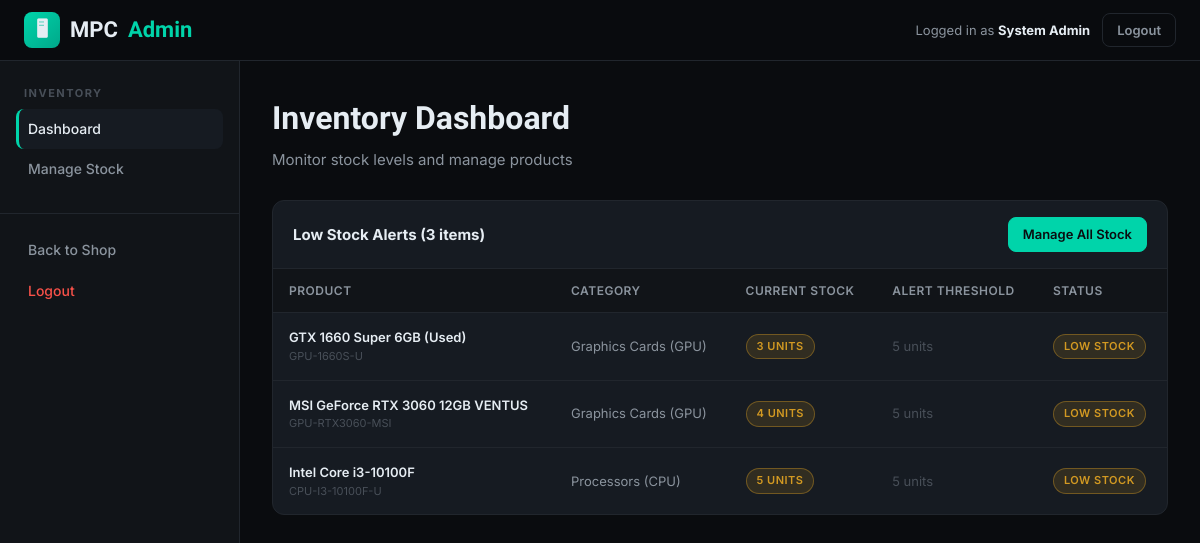
/inventory/dashboard (signed in), run on the app's committed database.
### tables this page shows
CREATE TABLE products (
    id INT AUTO_INCREMENT PRIMARY KEY,
    category_id INT NOT NULL,
    supplier_id INT,
    name VARCHAR(255) NOT NULL,
    slug VARCHAR(255) UNIQUE NOT NULL,
    sku VARCHAR(100) UNIQUE,
    description TEXT,
    specifications JSON,
    price DECIMAL(12,2) NOT NULL,
    sale_price DECIMAL(12,2) DEFAULT NULL,
    condition_type ENUM('brand_new','used','refurbished') DEFAULT 'brand_new',
    stock_quantity INT DEFAULT 0,
    min_stock_alert INT DEFAULT 5,
    image_main VARCHAR(255),
    images JSON,
    brand VARCHAR(100),
    model VARCHAR(100),
    socket_type VARCHAR(50),
    form_factor VARCHAR(50),
    tdp_watts INT,
    power_required INT,
    is_featured TINYINT(1) DEFAULT 0,
    is_active TINYINT(1) DEFAULT 1,
    views_count INT DEFAULT 0,
    created_at TIMESTAMP DEFAULT CURRENT_TIMESTAMP,
    updated_at TIMESTAMP DEFAULT CURRENT_TIMESTAMP ON UPDATE CURRENT_TIMESTAMP,
    FOREIGN KEY (category_id) REFERENCES categories(id) ON DELETE RESTRICT,
    FOREIGN KEY (supplier_id) REFERENCES suppliers(id) ON DELETE SET NULL
);

CREATE TABLE categories (
    id INT AUTO_INCREMENT PRIMARY KEY,
    name VARCHAR(100) NOT NULL,
    slug VARCHAR(100) UNIQUE NOT NULL,
    description TEXT,
    icon VARCHAR(50),
    component_type ENUM('cpu','motherboard','ram','gpu','storage','psu','case','cooling','monitor','keyboard','mouse','other') DEFAULT 'other',
    is_active TINYINT(1) DEFAULT 1,
    created_at TIMESTAMP DEFAULT CURRENT_TIMESTAMP
);

### controllers/AdminController.php (called while the page is built, shortened)
<?php
class InventoryController extends Controller {
    public function dashboard(): void {
        $productModel = new ProductModel();
        $this->view('inventory/dashboard', [
            'title'     => 'Inventory Dashboard',
            'lowStock'  => $productModel->getLowStock(),
            'flash'     => $this->getFlash(),
        ]);
    }
}

### index.php (called while the page is built, shortened)
<?php
require_once ROOT . '/config/database.php';
require_once ROOT . '/models/Model.php';
require_once ROOT . '/controllers/Controller.php';
require_once ROOT . '/controllers/AdminController.php';
$requestUri    = parse_url($_SERVER['REQUEST_URI'], PHP_URL_PATH);
$scriptName    = dirname($_SERVER['SCRIPT_NAME']);
$path          = '/' . ltrim(str_replace($scriptName, '', $requestUri), '/');
$path          = rtrim($path, '/') ?: '/';
$method        = $_SERVER['REQUEST_METHOD'];
$_currentMethod = $method;
$_currentPath   = $path;
function matchRoute(string $method, string $pattern, callable $handler): bool {
    global $_currentMethod, $_currentPath;
    if ($_currentMethod !== $method) return false;
    $patternParts = array_values(array_filter(explode('/', $pattern)));
    $pathParts    = array_values(array_filter(explode('/', $_currentPath)));
    if (count($patternParts) !== count($pathParts)) return false;
    $params = [];
    foreach ($patternParts as $i => $part) {
        if (str_starts_with($part, '{') && str_ends_with($part, '}')) {
            $params[] = $pathParts[$i];
        } elseif ($part !== $pathParts[$i]) {
            return false;
        }
    }
    $handler(...$params);
    return true;
}
if (matchRoute('GET',  '/inventory/dashboard',      fn() => (new InventoryController())->dashboard())) exit;

### config/database.php (called while the page is built, shortened)
<?php
class Database {
    private static ?Database $instance = null;
    private PDO $connection;
    private function __construct() {
        try {
            $dsn = "mysql:host=" . DB_HOST . ";dbname=" . DB_NAME . ";charset=" . DB_CHARSET;
            $options = [
                PDO::ATTR_ERRMODE            => PDO::ERRMODE_EXCEPTION,
                PDO::ATTR_DEFAULT_FETCH_MODE => PDO::FETCH_ASSOC,
                PDO::ATTR_EMULATE_PREPARES   => false,
            ];
            $this->connection = new PDO($dsn, DB_USER, DB_PASS, $options);
        } catch (PDOException $e) {
            die(json_encode(['error' => 'Database connection failed: ' . $e->getMessage()]));
        }
    }
    public static function getInstance(): Database {
        if (self::$instance === null) {
            self::$instance = new Database();
        }
        return self::$instance;
    }
    public function query(string $sql, array $params = []): PDOStatement {
        $stmt = $this->connection->prepare($sql);
        $stmt->execute($params);
        return $stmt;
    }
    public function fetchAll(string $sql, array $params = []): array {
        return $this->query($sql, $params)->fetchAll();
    }
}

### models/ProductModel.php (called while the page is built, shortened)
<?php
class ProductModel extends Model {
    public function getLowStock(int $threshold = 5): array {
        return $this->db->fetchAll(
            "SELECT p.*, c.name as category_name FROM products p
             JOIN categories c ON p.category_id = c.id
             WHERE p.stock_quantity <= p.min_stock_alert AND p.is_active = 1
             ORDER BY p.stock_quantity ASC"
        );
    }
}

### models/Model.php (called while the page is built, shortened)
<?php
abstract class Model {
    public function __construct() {
        $this->db = Database::getInstance();
    }
}

### views/inventory/dashboard.php (the view, shortened to what this page needs)
<div class="admin-layout">
<aside class="admin-sidebar">
    <div class="nav-section">
        <div class="nav-section-title">Inventory</div>
        <a href="<?=APP_URL?>/inventory/dashboard" class="admin-nav-link active">Dashboard</a>
        <a href="<?=APP_URL?>/inventory/products" class="admin-nav-link">Manage Stock</a>
    </div>
    <div class="nav-section" style="margin-top:24px;padding-top:16px;border-top:1px solid var(--border)">
        <a href="<?=APP_URL?>/" class="admin-nav-link">Back to Shop</a>
        <a href="<?=APP_URL?>/auth/logout" class="admin-nav-link" style="color:var(--red)">Logout</a>
    </div>
</aside>
<div class="admin-content">
    <h1 class="page-title">Inventory Dashboard</h1>
    <p class="page-subtitle">Monitor stock levels and manage products</p>
    <div class="card">
        <div class="card-header flex-between">
            <strong>Low Stock Alerts (<?=count($lowStock)?> items)</strong>
            <a href="<?=APP_URL?>/inventory/products" class="btn btn-primary btn-sm">Manage All Stock</a>
        </div>
        <div class="table-wrapper" style="border:none;border-radius:0">
            <table>
                <thead><tr><th>Product</th><th>Category</th><th>Current Stock</th><th>Alert Threshold</th><th>Status</th></tr></thead>
                <tbody>
                    <?php foreach($lowStock as $p): ?>
                    <tr>
                        <td><div style="font-weight:600;font-size:13px"><?=htmlspecialchars($p["name"])?></div><div style="font-size:11px;color:var(--text-muted)"><?=htmlspecialchars($p["sku"]??"")?></div></td>
                        <td style="font-size:13px;color:var(--text-secondary)"><?=htmlspecialchars($p["category_name"])?></td>
                        <td><span class="badge <?=$p["stock_quantity"]<=0?"badge-cancelled":"badge-pending"?>"><?=$p["stock_quantity"]?> units</span></td>
                        <td style="font-size:13px;color:var(--text-muted)"><?=$p["min_stock_alert"]?> units</td>
                        <td><span class="badge <?=$p["stock_quantity"]<=0?"badge-cancelled":"badge-pending"?>"><?=$p["stock_quantity"]<=0?"OUT OF STOCK":"LOW STOCK"?></span></td>
                    </tr>
                    <?php endforeach; ?>
                </tbody>
            </table>
        </div>
    </div>
</div>
</div>

### public/css/style.css (style rules this page uses)
:root { --bg-base: #0a0c0f; --bg-surface: #111418; --bg-card: #161b22; --bg-hover: #1c2333; --border: #21262d; --border-accent: #30363d; --accent: #00d4aa; --accent-glow: rgba(0, 212, 170, 0.15); --accent-dark: #009e7e; --red: #f85149; --yellow: #d29922; --blue: #388bfd; --purple: #bc8cff; --text-primary: #e6edf3; --text-secondary:#8b949e; --text-muted: #484f58; --font-display: 'Rajdhani', sans-serif; --font-body: 'Inter', sans-serif; --font-mono: 'JetBrains Mono', monospace; --radius: 8px; --radius-lg: 12px; --shadow: 0 4px 24px rgba(0,0,0,0.4); --shadow-accent: 0 0 20px rgba(0, 212, 170, 0.2); --transition: all 0.2s ease; }
*, *::before, *::after { box-sizing: border-box; margin: 0; padding: 0; }
html { scroll-behavior: smooth; }
body { font-family: var(--font-body); background: var(--bg-base); color: var(--text-primary); line-height: 1.6; min-height: 100vh; font-size: 15px; }
a { color: var(--accent); text-decoration: none; transition: var(--transition); }
.flex-between { display: flex; align-items: center; justify-content: space-between; }
.btn { display: inline-flex; align-items: center; gap: 8px; padding: 10px 20px; border-radius: var(--radius); font-size: 14px; font-weight: 600; cursor: pointer; transition: var(--transition); border: 1px solid transparent; text-decoration: none; }
.btn-primary { background: var(--accent); color: var(--bg-base); border-color: var(--accent); }
.btn-sm { padding: 6px 14px; font-size: 13px; }
.card { background: var(--bg-card); border: 1px solid var(--border); border-radius: var(--radius-lg); overflow: hidden; transition: var(--transition); }
.card-header { padding: 16px 20px; border-bottom: 1px solid var(--border); }
.table-wrapper { overflow-x: auto; border-radius: var(--radius-lg); border: 1px solid var(--border); }
table { width: 100%; border-collapse: collapse; }
thead { background: var(--bg-surface); }
th { padding: 12px 16px; text-align: left; font-size: 12px; font-weight: 600; color: var(--text-secondary); text-transform: uppercase; letter-spacing: 0.5px; border-bottom: 1px solid var(--border); white-space: nowrap; }
td { padding: 14px 16px; border-bottom: 1px solid var(--border); font-size: 14px; color: var(--text-primary); }
tr:last-child td { border-bottom: none; }
tbody tr { transition: var(--transition); }
.badge { display: inline-flex; align-items: center; padding: 3px 10px; border-radius: 99px; font-size: 11px; font-weight: 600; text-transform: uppercase; letter-spacing: 0.5px; }
.badge-pending { background: rgba(210,153,34,0.15); color: var(--yellow); border: 1px solid rgba(210,153,34,0.4); }
.admin-layout { display: flex; min-height: calc(100vh - 61px); }
.admin-sidebar { width: 240px; flex-shrink: 0; background: var(--bg-surface); border-right: 1px solid var(--border); padding: 24px 0; position: sticky; top: 61px; height: calc(100vh - 61px); overflow-y: auto; }
.admin-sidebar .nav-section { padding: 0 16px; margin-bottom: 8px; }
.admin-sidebar .nav-section-title { font-size: 11px; color: var(--text-muted); text-transform: uppercase; letter-spacing: 1.5px; font-weight: 700; margin-bottom: 6px; padding: 0 8px; }
.admin-nav-link { display: flex; align-items: center; gap: 10px; padding: 9px 12px; border-radius: var(--radius); color: var(--text-secondary); font-size: 14px; font-weight: 500; transition: var(--transition); }
.admin-nav-link:hover, .admin-nav-link.active { background: var(--bg-card); color: var(--text-primary); border-left: 3px solid var(--accent); padding-left: 9px; }
.admin-content { flex: 1; padding: 32px; overflow-x: hidden; }
.page-title { font-family: var(--font-display); font-size: 32px; font-weight: 700; margin-bottom: 4px; }
.page-subtitle { color: var(--text-secondary); font-size: 15px; margin-bottom: 28px; }

### data on the page
products: name "GTX 1660 Super 6GB (Used)", sku "GPU-1660S-U", category.name "Graphics Cards (GPU)", stock_quantity "3", min_stock_alert "5", shows "LOW STOCK"
products: name "MSI GeForce RTX 3060 12GB VENTUS", sku "GPU-RTX3060-MSI", category.name "Graphics Cards (GPU)", stock_quantity "4", min_stock_alert "5", shows "LOW STOCK"
products: name "Intel Core i3-10100F", sku "CPU-I3-10100F-U", category.name "Processors (CPU)", stock_quantity "5", min_stock_alert "5", shows "LOW STOCK"

### other printed values
$_SESSION["full_name"] "System Admin"
count($lowStock) "3"
